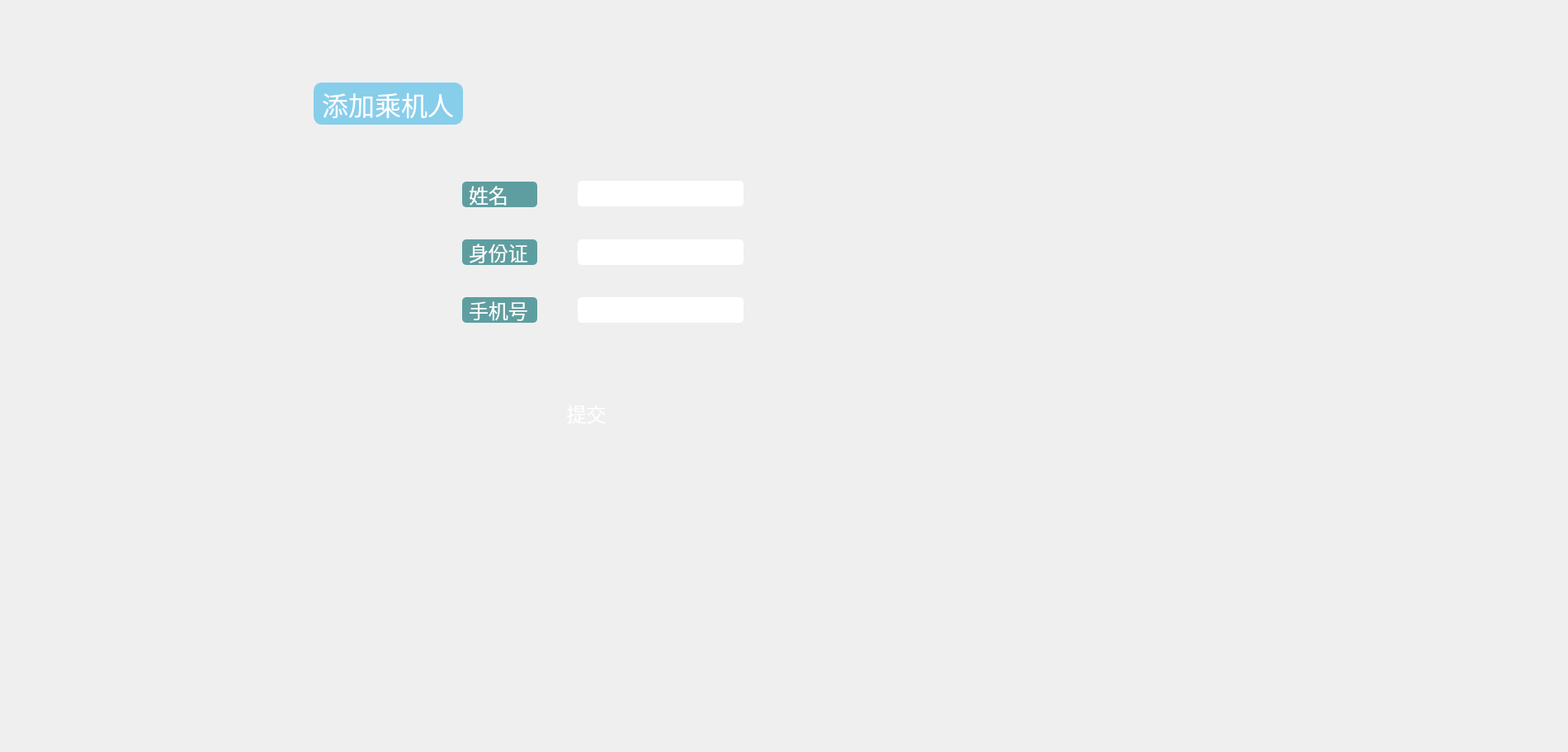
<?xml version="1.0" encoding="UTF-8"?>
<ui version="4.0">
 <class>PassengerInfoPage</class>
 <widget class="QWidget" name="PassengerInfoPage">
  <property name="geometry">
   <rect>
    <x>0</x>
    <y>0</y>
    <width>1900</width>
    <height>911</height>
   </rect>
  </property>
  <property name="windowTitle">
   <string>Form</string>
  </property>
  <widget class="QLineEdit" name="lineEditName">
   <property name="geometry">
    <rect>
     <x>700</x>
     <y>219</y>
     <width>201</width>
     <height>31</height>
    </rect>
   </property>
   <property name="styleSheet">
    <string notr="true">QLineEdit {
    
    border-radius: 5px;    /* 设置边框圆角为50像素，以创建椭圆形状 */
 
    font-size: 20px;       /* 设置字体大小 */
}
</string>
   </property>
  </widget>
  <widget class="QLineEdit" name="lineEditIdNumber">
   <property name="geometry">
    <rect>
     <x>700</x>
     <y>290</y>
     <width>201</width>
     <height>31</height>
    </rect>
   </property>
   <property name="styleSheet">
    <string notr="true">QLineEdit {
    
    border-radius: 5px;    /* 设置边框圆角为50像素，以创建椭圆形状 */
 
    font-size: 20px;       /* 设置字体大小 */
}
</string>
   </property>
  </widget>
  <widget class="QLineEdit" name="lineEditPhoneNumber">
   <property name="geometry">
    <rect>
     <x>700</x>
     <y>360</y>
     <width>201</width>
     <height>31</height>
    </rect>
   </property>
   <property name="styleSheet">
    <string notr="true">QLineEdit {
    
    border-radius: 5px;    /* 设置边框圆角为50像素，以创建椭圆形状 */
 
    font-size: 20px;       /* 设置字体大小 */
}
</string>
   </property>
  </widget>
  <widget class="QPushButton" name="btnSubmit">
   <property name="geometry">
    <rect>
     <x>660</x>
     <y>480</y>
     <width>101</width>
     <height>41</height>
    </rect>
   </property>
   <property name="styleSheet">
    <string notr="true">QPushButton {
    font-family: &quot;Microsoft YaHei&quot;;
    font-size: 24px;
    color: white;
    background: qlineargradient(x1:0, y1:0, x2:1, y2:0,
                  stop:0 #FDC245, stop:1 #FB9E23);
border-radius: 10px;

}
QPushButton:hover {
background-color:#FAC85C;
}</string>
   </property>
   <property name="text">
    <string>提交</string>
   </property>
  </widget>
  <widget class="QLabel" name="label">
   <property name="geometry">
    <rect>
     <x>380</x>
     <y>100</y>
     <width>181</width>
     <height>51</height>
    </rect>
   </property>
   <property name="styleSheet">
    <string notr="true">QLabel {
    font-family: &quot;Microsoft YaHei&quot;;
    background-color: skyblue; /* 背景颜色设置为蓝色 */
    color: white;          /* 文字颜色设置为白色 */
	padding: 1px;         /* 设置内边距 */
    font-size: 32px;       /* 设置字体大小 */
	border: 1px solid skyblue;
 border-radius: 10px;    /* 设置边框圆角为50像素，以创建椭圆形状 */
}



</string>
   </property>
   <property name="text">
    <string>添加乘机人</string>
   </property>
  </widget>
  <widget class="QLabel" name="label_2">
   <property name="geometry">
    <rect>
     <x>560</x>
     <y>220</y>
     <width>91</width>
     <height>31</height>
    </rect>
   </property>
   <property name="styleSheet">
    <string notr="true">QLabel {
    background-color: cadetblue; /* 背景颜色设置为蓝色 */
    color: white;          /* 文字颜色设置为白色 */
    border-radius: 5px;    /* 设置边框圆角为50像素，以创建椭圆形状 */
    padding: 2px;         /* 设置内边距 */
    font-size: 24px;       /* 设置字体大小 */
}
</string>
   </property>
   <property name="text">
    <string>姓名</string>
   </property>
  </widget>
  <widget class="QLabel" name="label_3">
   <property name="geometry">
    <rect>
     <x>560</x>
     <y>290</y>
     <width>91</width>
     <height>31</height>
    </rect>
   </property>
   <property name="styleSheet">
    <string notr="true">QLabel {
    background-color: cadetblue; /* 背景颜色设置为蓝色 */
    color: white;          /* 文字颜色设置为白色 */
    border-radius: 5px;    /* 设置边框圆角为50像素，以创建椭圆形状 */
    padding: 2px;         /* 设置内边距 */
    font-size: 24px;       /* 设置字体大小 */
}
</string>
   </property>
   <property name="text">
    <string>身份证</string>
   </property>
  </widget>
  <widget class="QLabel" name="label_4">
   <property name="geometry">
    <rect>
     <x>560</x>
     <y>360</y>
     <width>91</width>
     <height>31</height>
    </rect>
   </property>
   <property name="styleSheet">
    <string notr="true">QLabel {
    background-color: cadetblue; /* 背景颜色设置为蓝色 */
    color: white;          /* 文字颜色设置为白色 */
    border-radius: 5px;    /* 设置边框圆角为50像素，以创建椭圆形状 */
    padding: 2px;         /* 设置内边距 */
    font-size: 24px;       /* 设置字体大小 */
}
</string>
   </property>
   <property name="text">
    <string>手机号</string>
   </property>
  </widget>
 </widget>
 <resources/>
 <connections/>
</ui>
